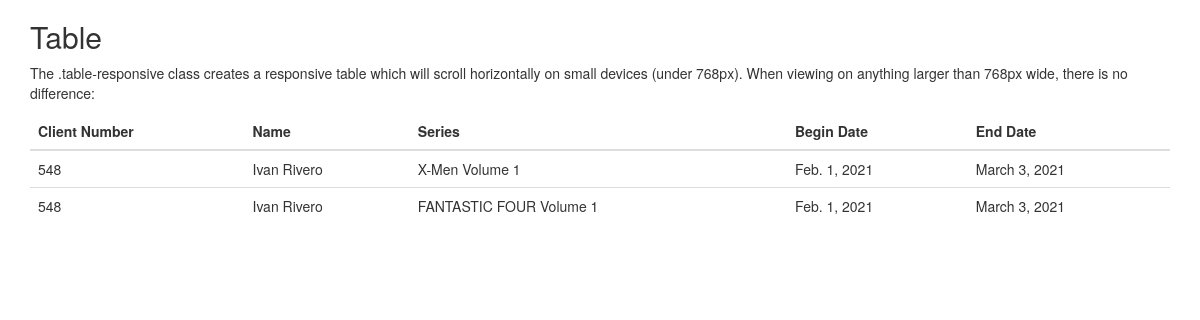
The app's page /app/client/548 with its own data.
### app/models.py (models this page shows, shortened)
class Suscription(models.Model):
    client = models.ForeignKey(Client, on_delete=models.CASCADE)
    series = models.ForeignKey(Series, on_delete=models.CASCADE)
    begin_date = models.DateField()
    end_date = models.DateField(blank=True)

class Client(models.Model):
    client_number = models.PositiveIntegerField(validators=[MinValueValidator(1)])
    first_name = models.CharField(max_length=30)
    last_name = models.CharField(max_length=30)
    birthdate = models.DateField(blank=True)
    registration_date = models.DateField()
    address = models.CharField(max_length=50, blank=True)
    email_address = models.EmailField("Client email")
    slug = models.SlugField()
    def slug(self):
        return slugify(self.client_number)

class Series(models.Model):
    publisher = models.CharField(max_length=30)
    name = models.CharField(max_length=60)
    volume = models.PositiveIntegerField(validators=[MinValueValidator(1)])
    def __str__(self):
        return self.name + " Volume " + str(self.volume)

### app/views.py (the view)
# urls.py: path("client/<slug:slug>", views.client_subscription, name="subscription"),
def client_subscription(request, slug):
    slug_field = slug  # there's very likely a better way of doing this: https://learndjango.com/tutorials/django-slug-tutorial
    client_id = get_object_or_404(Client, client_number=slug).id
    subscription_list = Suscription.objects.filter(client=client_id)
    context = {"slug_field": slug_field, "subscription_list": subscription_list}
    return render(request, "subscription_table.html", context)

### app/templates/subscription_table.html (shortened to what this page needs)
<!DOCTYPE html>
<html>
<head>
    <link rel="stylesheet" href="https://maxcdn.bootstrapcdn.com/bootstrap/3.4.1/css/bootstrap.min.css">
</head>
<body>
    <div class="container">
        <h2>Table</h2>
        <p>The .table-responsive class creates a responsive table which will scroll horizontally on small devices (under
            768px). When viewing on anything larger than 768px wide, there is no difference:</p>
        <div class="table-responsive">
            <table class="table">
                <thead>
                    <tr>
                        <th>Client Number</th>
                        <th>Name</th>
                        <th>Series</th>
                        <th>Begin Date</th>
                        <th>End Date</th>
                    </tr>
                </thead>
                <tbody>
                    {% for line in subscription_list %}
                    <tr>
                        <td>{{ line.client.client_number }}</td>
                        <td>{{ line.client.first_name }} {{ line.client.last_name }}</td>
                        <td>{{ line.series }}</td>
                        <td>{{ line.begin_date }}</td>
                        <td>{{ line.end_date }}</td>
                    </tr>
                    {% endfor %}
                </tbody>
            </table>
        </div>
    </div>
</body>
</html>

### records on screen
Suscription: client.client_number "548", client.first_name "Ivan", client.last_name "Rivero", series "X-Men Volume 1", begin_date "Feb. 1, 2021", end_date "March 3, 2021"
Suscription: client.client_number "548", client.first_name "Ivan", client.last_name "Rivero", series "FANTASTIC FOUR Volume 1", begin_date "Feb. 1, 2021", end_date "March 3, 2021"
